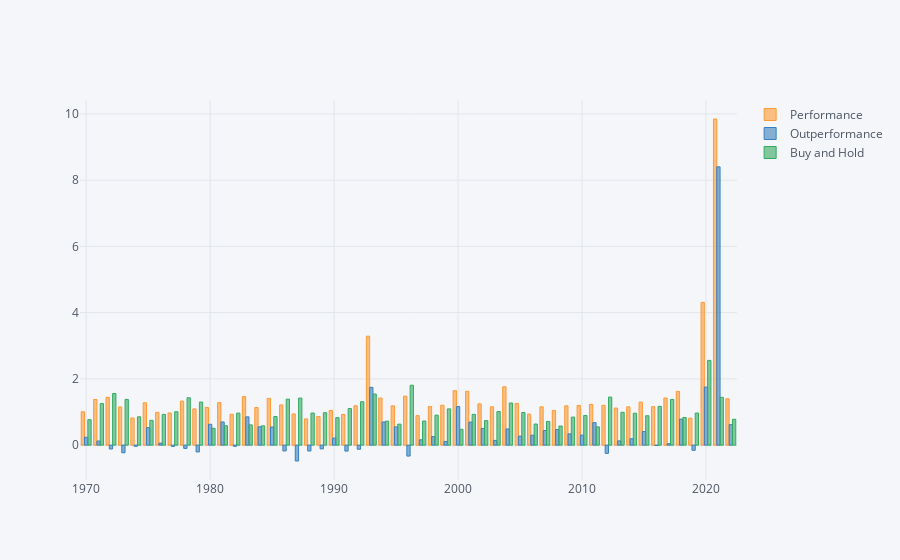

This figure's notebook cell:
### Code cell
performance_dict = {}
start_yr=pd.to_datetime('1970-01-01').date()
end_yr=pd.to_datetime('2023-01-01').date()
years = pd.date_range(start_yr, end_yr, freq='AS') # Annual Start
for yr1,yr2 in zip(years,years[1:]):
    tester = SMABacktester('Lumber',1,20, yr1, yr2,ptc)
    performance_dict[yr1.date()] = [tester.test_strategy()[0],  tester.test_strategy()[1], tester.buy_and_hold()]

performance_df = pd.DataFrame(performance_dict).T
performance_df.columns = ['Performance','Outperformance','Buy and Hold']
performance_df.iplot(kind='bar');
